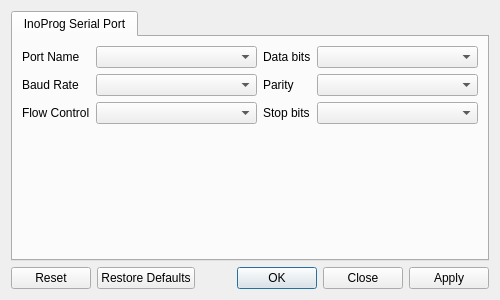
<?xml version="1.0" encoding="UTF-8"?>
<ui version="4.0">
    <class>Config</class>
    <widget class="QDialog" name="Config">
        <property name="geometry">
            <rect>
                <x>0</x>
                <y>0</y>
                <width>500</width>
                <height>300</height>
            </rect>
        </property>
        <property name="minimumSize">
            <size>
                <width>500</width>
                <height>300</height>
            </size>
        </property>
        <property name="windowTitle">
            <string>Dialog</string>
        </property>
        <property name="windowIcon">
            <iconset resource="../qfm1000.qrc">
                <normaloff>:/action/application/configure</normaloff>:/action/application/configure
            </iconset>
        </property>
        <layout class="QGridLayout" name="gridLayout" rowstretch="1,0">
            <item row="1" column="0">
                <widget class="QDialogButtonBox" name="buttonBox">
                    <property name="minimumSize">
                        <size>
                            <width>0</width>
                            <height>0</height>
                        </size>
                    </property>
                    <property name="orientation">
                        <enum>Qt::Horizontal</enum>
                    </property>
                    <property name="standardButtons">
                        <set>QDialogButtonBox::Apply|QDialogButtonBox::Close|QDialogButtonBox::Ok|QDialogButtonBox::Reset|QDialogButtonBox::RestoreDefaults</set>
                    </property>
                </widget>
            </item>
            <item row="0" column="0">
                <widget class="QTabWidget" name="inoProgTabWidget">
                    <property name="currentIndex">
                        <number>0</number>
                    </property>
                    <widget class="QWidget" name="inoProg">
                        <attribute name="title">
                            <string>InoProg Serial Port</string>
                        </attribute>
                        <layout class="QGridLayout" name="gridLayout_2" rowstretch="0,0,0,1" columnstretch="0,1,0,1">
                            <item row="0" column="0">
                                <widget class="QLabel" name="inoProgPortNameLabel">
                                    <property name="text">
                                        <string>Port Name</string>
                                    </property>
                                </widget>
                            </item>
                            <item row="0" column="1">
                                <widget class="QComboBox" name="inoProgPortNameComboBox"/>
                            </item>
                            <item row="0" column="2">
                                <widget class="QLabel" name="inoProgDataBitsLabel">
                                    <property name="text">
                                        <string>Data bits</string>
                                    </property>
                                </widget>
                            </item>
                            <item row="0" column="3">
                                <widget class="QComboBox" name="inoProgDataBitsComboBox"/>
                            </item>
                            <item row="1" column="0">
                                <widget class="QLabel" name="inoProgBaudRateLabel">
                                    <property name="text">
                                        <string>Baud Rate</string>
                                    </property>
                                </widget>
                            </item>
                            <item row="1" column="1">
                                <widget class="QComboBox" name="inoProgBaudRateComboBox"/>
                            </item>
                            <item row="1" column="2">
                                <widget class="QLabel" name="inoProgParityLabel">
                                    <property name="text">
                                        <string>Parity</string>
                                    </property>
                                </widget>
                            </item>
                            <item row="1" column="3">
                                <widget class="QComboBox" name="inoProgParityComboBox"/>
                            </item>
                            <item row="2" column="0">
                                <widget class="QLabel" name="inoProgFlowControlLabel">
                                    <property name="text">
                                        <string>Flow Control</string>
                                    </property>
                                </widget>
                            </item>
                            <item row="2" column="1">
                                <widget class="QComboBox" name="inoProgFlowControlComboBox"/>
                            </item>
                            <item row="2" column="2">
                                <widget class="QLabel" name="inoProgStopBitsLabel">
                                    <property name="text">
                                        <string>Stop bits</string>
                                    </property>
                                </widget>
                            </item>
                            <item row="2" column="3">
                                <widget class="QComboBox" name="inoProgStopBitsComboBox"/>
                            </item>
                            <item row="3" column="0">
                                <spacer name="inoProgVerticalSpacer">
                                    <property name="orientation">
                                        <enum>Qt::Vertical</enum>
                                    </property>
                                    <property name="sizeHint" stdset="0">
                                        <size>
                                            <width>20</width>
                                            <height>40</height>
                                        </size>
                                    </property>
                                </spacer>
                            </item>
                        </layout>
                    </widget>
                </widget>
            </item>
        </layout>
    </widget>
    <resources>
        <include location="../qfm1000.qrc"/>
    </resources>
    <connections/>
</ui>
